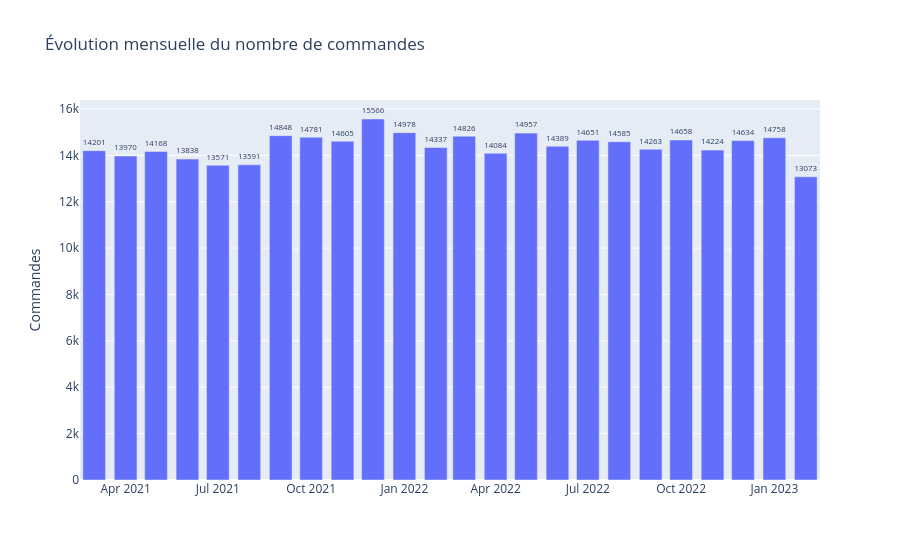

The code cell stored with this chart in its notebook:
### Code cell
figure_commandes = px.bar(ca_mensuel, x='période', y='nombre_commandes', title='Évolution mensuelle du nombre de commandes', text='nombre_commandes')
figure_commandes.update_layout(xaxis_title='', yaxis_title='Commandes')
figure_commandes.update_traces(
    texttemplate='%{text}',
    textposition='outside'
)
figure_commandes.show()

### Figure 1 — Plotly figure (JSON) as saved in the notebook; plotly's stock layout.template omitted (floating-point values rounded to 4 significant figures)
{"data": [{"hovertemplate": "période=%{x}<br>nombre_commandes=%{text}<extra></extra>", "legendgroup": "", "marker": {"color": "#636efa", "pattern": {"shape": ""}}, "name": "", "orientation": "v", "showlegend": false, "text": [14200.0, 13970.0, 14170.0, 13840.0, 13570.0, 13590.0, 14850.0, 14780.0, 14600.0, 15570.0, 14980.0, 14340.0, 14830.0, 14080.0, 14960.0, 14390.0, 14650.0, 14580.0, 14260.0, 14660.0, 14220.0, 14630.0, 14760.0, 13070.0], "textposition": "outside", "texttemplate": "%{text}", "type": "bar", "x": ["2021-03-01T00:00:00.000000", "2021-04-01T00:00:00.000000", "2021-05-01T00:00:00.000000", "2021-06-01T00:00:00.000000", "2021-07-01T00:00:00.000000", "2021-08-01T00:00:00.000000", "2021-09-01T00:00:00.000000", "2021-10-01T00:00:00.000000", "2021-11-01T00:00:00.000000", "2021-12-01T00:00:00.000000", "2022-01-01T00:00:00.000000", "2022-02-01T00:00:00.000000", "2022-03-01T00:00:00.000000", "2022-04-01T00:00:00.000000", "2022-05-01T00:00:00.000000", "2022-06-01T00:00:00.000000", "2022-07-01T00:00:00.000000", "2022-08-01T00:00:00.000000", "2022-09-01T00:00:00.000000", "2022-10-01T00:00:00.000000", "2022-11-01T00:00:00.000000", "2022-12-01T00:00:00.000000", "2023-01-01T00:00:00.000000", "2023-02-01T00:00:00.000000"], "xaxis": "x", "y": [14201, 13970, 14168, 13838, 13571, 13591, 14848, 14781, 14605, 15566, 14978, 14337, 14826, 14084, 14957, 14389, 14651, 14585, 14263, 14658, 14224, 14634, 14758, 13073], "yaxis": "y"}], "layout": {"barmode": "relative", "legend": {"tracegroupgap": 0}, "title": {"text": "Évolution mensuelle du nombre de commandes"}, "xaxis": {"anchor": "y", "domain": [0, 1], "title": {"text": ""}}, "yaxis": {"anchor": "x", "domain": [0, 1], "title": {"text": "Commandes"}}}}
